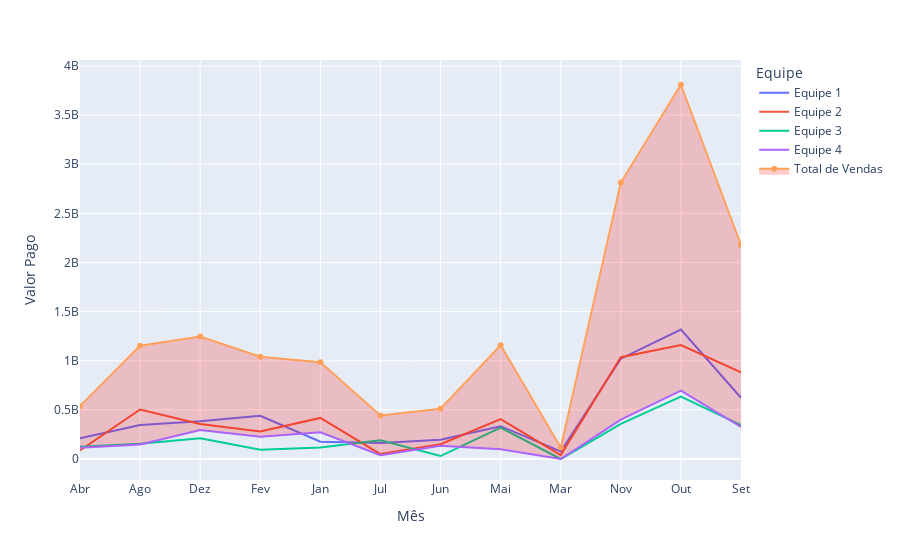

The notebook cell this image was saved under:
### Code cell
fig6 = px.line(df7, y="Valor Pago", x="Mês", color="Equipe")
fig6.add_trace(go.Scatter(y=df7_group["Valor Pago"], x=df7_group["Mês"], mode='lines+markers', fill='tonexty', fillcolor='rgba(255,0,0,0.2)', name='Total de Vendas'))
fig6.show()

### Figure 1 — Plotly figure (JSON) as saved in the notebook; plotly's stock layout.template omitted (floating-point values rounded to 4 significant figures)
{"data": [{"hovertemplate": "Equipe=Equipe 1<br>Mês=%{x}<br>Valor Pago=%{y}<extra></extra>", "legendgroup": "Equipe 1", "line": {"color": "#636efa", "dash": "solid"}, "marker": {"symbol": "circle"}, "mode": "lines", "name": "Equipe 1", "orientation": "v", "showlegend": true, "type": "scatter", "x": ["Abr", "Ago", "Dez", "Fev", "Jan", "Jul", "Jun", "Mai", "Mar", "Nov", "Out", "Set"], "xaxis": "x", "y": [212000000, 345000000, 384000000, 440000000, 176000000, 164000000, 196000000, 334000000, 76000000, 1021000000, 1317000000, 623000000], "yaxis": "y"}, {"hovertemplate": "Equipe=Equipe 2<br>Mês=%{x}<br>Valor Pago=%{y}<extra></extra>", "legendgroup": "Equipe 2", "line": {"color": "#EF553B", "dash": "solid"}, "marker": {"symbol": "circle"}, "mode": "lines", "name": "Equipe 2", "orientation": "v", "showlegend": true, "type": "scatter", "x": ["Abr", "Ago", "Dez", "Fev", "Jan", "Jul", "Jun", "Mai", "Mar", "Nov", "Out", "Set"], "xaxis": "x", "y": [88000000, 504000000, 357000000, 280000000, 418000000, 50000000, 150000000, 406000000, 40000000, 1036000000, 1160000000, 883000000], "yaxis": "y"}, {"hovertemplate": "Equipe=Equipe 3<br>Mês=%{x}<br>Valor Pago=%{y}<extra></extra>", "legendgroup": "Equipe 3", "line": {"color": "#00cc96", "dash": "solid"}, "marker": {"symbol": "circle"}, "mode": "lines", "name": "Equipe 3", "orientation": "v", "showlegend": true, "type": "scatter", "x": ["Abr", "Ago", "Dez", "Fev", "Jan", "Jul", "Jun", "Mai", "Mar", "Nov", "Out", "Set"], "xaxis": "x", "y": [124000000, 155000000, 210000000, 94000000, 118000000, 190000000, 30000000, 320000000, 0, 357000000, 635000000, 346000000], "yaxis": "y"}, {"hovertemplate": "Equipe=Equipe 4<br>Mês=%{x}<br>Valor Pago=%{y}<extra></extra>", "legendgroup": "Equipe 4", "line": {"color": "#ab63fa", "dash": "solid"}, "marker": {"symbol": "circle"}, "mode": "lines", "name": "Equipe 4", "orientation": "v", "showlegend": true, "type": "scatter", "x": ["Abr", "Ago", "Dez", "Fev", "Jan", "Jul", "Jun", "Mai", "Mar", "Nov", "Out", "Set"], "xaxis": "x", "y": [114000000, 148000000, 296000000, 226000000, 272000000, 38000000, 136000000, 98000000, 0, 400000000, 697000000, 326000000], "yaxis": "y"}, {"fill": "tonexty", "fillcolor": "rgba(255,0,0,0.2)", "mode": "lines+markers", "name": "Total de Vendas", "type": "scatter", "x": ["Abr", "Ago", "Dez", "Fev", "Jan", "Jul", "Jun", "Mai", "Mar", "Nov", "Out", "Set"], "y": [538000000, 1152000000, 1247000000, 1040000000, 984000000, 442000000, 512000000, 1158000000, 116000000, 2814000000, 3809000000, 2178000000]}], "layout": {"legend": {"title": {"text": "Equipe"}, "tracegroupgap": 0}, "margin": {"t": 60}, "xaxis": {"anchor": "y", "domain": [0, 1], "title": {"text": "Mês"}}, "yaxis": {"anchor": "x", "domain": [0, 1], "title": {"text": "Valor Pago"}}}}
